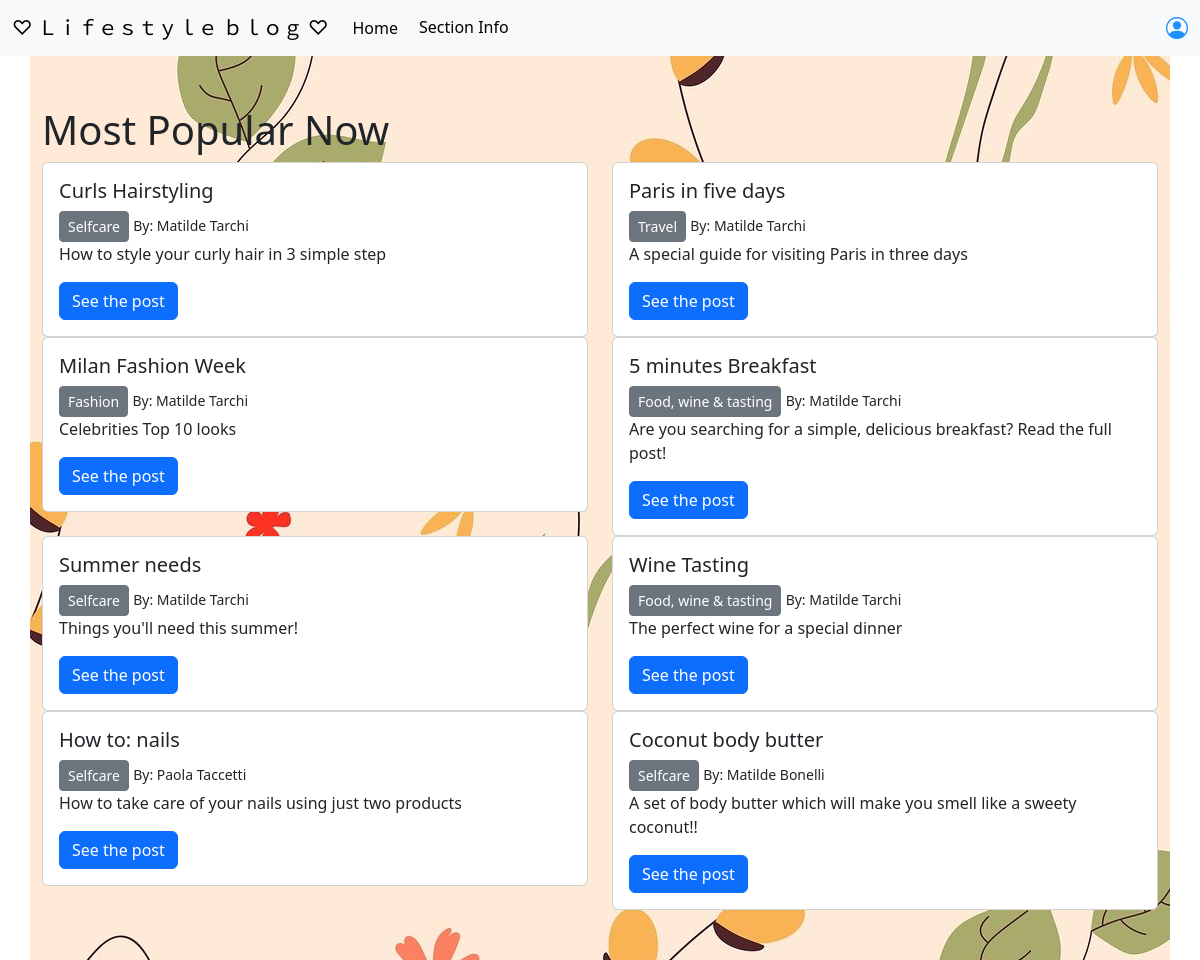
The page / on the database its author committed.
### TheBlog/models.py (models this page shows, shortened)
class Post(models.Model):
    title = models.CharField(max_length=255)
    image = models.ImageField(null=True, blank=True, upload_to='images/')
    title_tag = models.CharField(max_length=255, default="Blog")
    category = models.CharField(max_length=255, default="Blog")
    author = models.ForeignKey(User, on_delete=models.CASCADE)
    description = models.CharField(max_length=255, default="No description")
    body = RichTextField(blank=True, null=True)
    likes = models.ManyToManyField(User, related_name='blog_posts')

### TheBlog/views.py (the view)
# urls.py: path('', HomeView.as_view(), name='home'),
class HomeView(ListView):
    model = Post
    template_name = 'home.html'
    def get_context_data(self, *args, **kwargs):
        cat_menu = Category.objects.all()
        context = super(HomeView, self).get_context_data(*args, **kwargs)
        context['cat_menu'] = cat_menu
        return context

### TheBlog/templates/home.html
{% extends 'base.html' %}
{% block content %}
    <h1> Most Popular Now </h1>
    <div class="row">
        {% for post in object_list %}
            <div class="col-sm-6 mb-3 mb-sm-0">
                <div class="card">
                    <div class="card-body">
                        <h5 class="card-title">{{ post.title }}</h5>
                        <a href="{% url 'category' post.category %}" class="btn btn-secondary btn-sm" >{{ post.category }}</a>
                        <small> By: {{ post.author.first_name }}
                            {{ post.author.last_name }} </small> <br>
                        <p class="card-text">{{ post.description }}</p>
                        <a href="{% url 'article' post.pk %}" class="btn btn-primary">See the post</a>
                    </div>
                </div>
            </div>
            {% if forloop.counter|divisibleby:2 and not forloop.last %}
                </div><div class="row">
            {% endif %}
        {% endfor %}
    </div>
{% endblock %}

### rows shown on the page
Post: title "Curls Hairstyling", category "Selfcare", author.first_name "Matilde", author.last_name "Tarchi", description "How to style your curly hair in 3 simple step"
Post: title "Paris in five days", category "Travel", author.first_name "Matilde", author.last_name "Tarchi", description "A special guide for visiting Paris in three days"
Post: title "Milan Fashion Week", category "Fashion", author.first_name "Matilde", author.last_name "Tarchi", description "Celebrities Top 10 looks"
Post: title "5 minutes Breakfast", category "Food, wine & tasting", author.first_name "Matilde", author.last_name "Tarchi", description "Are you searching for a simple, delicious breakfast? Read the full post!"
Post: title "Summer needs", category "Selfcare", author.first_name "Matilde", author.last_name "Tarchi", description "Things you'll need this summer!"
Post: title "Wine Tasting", category "Food, wine & tasting", author.first_name "Matilde", author.last_name "Tarchi", description "The perfect wine for a special dinner"
Post: title "How to: nails", category "Selfcare", author.first_name "Paola", author.last_name "Taccetti", description "How to take care of your nails using just two products"
Post: title "Coconut body butter", category "Selfcare", author.first_name "Matilde", author.last_name "Bonelli", description "A set of body butter which will make you smell like a sweety coconut!!"
